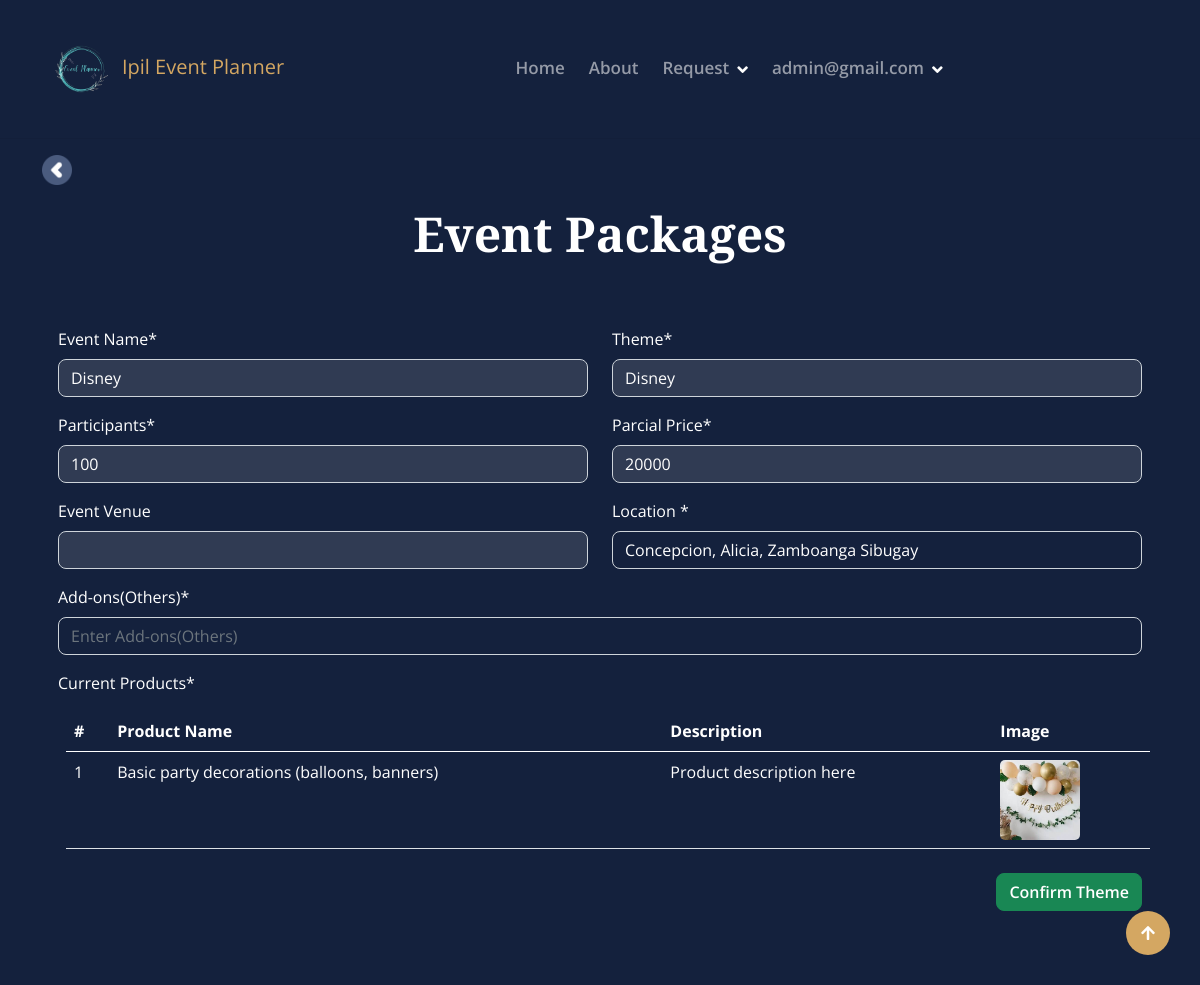
The app's page /client/process_package.php?event_id=12 (signed in) with its own data.
### tables this page shows
CREATE TABLE `events` (
  `event_id` int(11) NOT NULL,
  `organizer_id` int(11) NOT NULL,
  `event_package_name` varchar(255) NOT NULL,
  `event_type` varchar(255) NOT NULL,
  `participants` int(11) NOT NULL,
  `price` int(11) NOT NULL,
  `theme` varchar(255) NOT NULL,
  `theme_photo` varchar(255) NOT NULL,
  `created_at` timestamp NOT NULL DEFAULT current_timestamp(),
  `supplier_venue` int(11) NOT NULL,
  `supplier_location` varchar(255) NOT NULL
);

CREATE TABLE `event_products` (
  `event_product_id` int(11) NOT NULL,
  `event_id` int(11) NOT NULL,
  `product_id` int(11) NOT NULL
);

CREATE TABLE `organizer_products` (
  `orga_products_id` int(11) NOT NULL,
  `organizer_id` int(11) NOT NULL,
  `event_types` int(11) NOT NULL,
  `product_name` varchar(255) NOT NULL,
  `description` varchar(255) NOT NULL,
  `product_photo` varchar(255) NOT NULL,
  `created` datetime NOT NULL DEFAULT current_timestamp()
);

### client/process_package.php (the view, shortened to what this page needs)
<?php
include '../connection/conn.php';
$event_id = $_GET['event_id'];
$sql = "SELECT
            e.supplier_location,
            s.business_name,
            e.supplier_venue,
            e.participants,
            e.price,
            e.theme,
            e.theme_photo,
            ot.event_name,
            e.event_package_name,
            e.event_id
        FROM events AS e
        LEFT JOIN event_types AS ot ON ot.event_type_id = e.event_type
        LEFT JOIN supplier AS s ON s.supplier_id = e.supplier_venue
        WHERE e.event_id = $event_id";
$result = mysqli_query($conn, $sql);
if (mysqli_num_rows($result) > 0) {
    while ($row = mysqli_fetch_assoc($result)) {
        $participants = $row['participants'];
        $price = $row['price'];
        $event_package_name = $row['event_package_name'];
        $event_id = $row['event_id'];
        $theme = $row['theme'];
        $supplier_venue = $row['supplier_venue'];
        $business_name = $row['business_name'];
        $supplier_location = $row['supplier_location'];
    }
} else {
    echo 'No events found.';
}
?>
<!DOCTYPE html>
<html lang="en">
<?php include 'includes/head.php'; ?>
<body>
    <?php include 'includes/topbar.php'; ?>
    <div class="container-fluid blog py-6">
        <div class="container">
            <div style="margin-top: -80px; margin-bottom: 20px;">
                <a href="javascript:history.back()">
                    <img src="back.png" alt="Back Button" width="30px" height="30px">
                </a>
            </div>
            <div class="text-center wow bounceInUp" data-wow-delay="0.1s">
                <div>
                    <h1 class="display-5 mb-5"><?= $_GET['event_name'] ?> Event Packages</h1>
                </div>
            </div>
            <form action="functions/process_package.php" enctype="multipart/form-data" method="post">
                <div class="card-body">
                    <div class="row">
                        <div class="col-sm-12 col-12">
                            <div class="card-border">
                                <div class="card-border-body">
                                    <div class="row">
                                        <div class="col-sm-6 col-12">
                                            <div class="mb-3">
                                                <label class="form-label">Event Name<span
                                                        class="text-red">*</span></label>
                                                <input type="text" class="form-control" name="event_package_name" value="<?=$event_package_name?>  " readonly
                                                    required placeholder="Enter Event Name">
                                            </div>
                                        </div>
                                        <div class="col-sm-6 col-12">
                                            <div class="mb-3">
                                                <label class="form-label">Theme<span class="text-red">*</span></label>
                                                <input type="text" class="form-control" name="theme" value="<?=$theme?>" required readonly
                                                    placeholder="Enter Theme Name">
                                            </div>
                                        </div>
                                        <div class="col-sm-6 col-12">
                                            <div class="mb-3">
                                                <label class="form-label">Participants<span
                                                        class="text-red">*</span></label>
                                                <input type="number" class="form-control" name="participants" required value="<?=$participants?>" readonly
                                                    placeholder="Enter Participants">
                                            </div>
                                        </div>
                                        <div class="col-sm-6 col-12">
                                            <div class="mb-3">
                                                <label class="form-label">Parcial Price<span
                                                        class="text-red">*</span></label>
                                                <input type=" number" class="form-control" name="budget" required value="<?=$price?>" readonly
                                                    placeholder="Enter Price">
                                            </div>
                                        </div>
                                        <?php
                                            $query_products = "SELECT * FROM supplier WHERE supplier_type = 'venue'";
                                            $stmt_products = $conn->prepare($query_products);
                                            $stmt_products->execute();
                                            $products_result = $stmt_products->get_result();
                                            ?>
                                            <div class="col-sm-6 col-12">
                                                <div class="mb-3">
                                                    <label class="form-label">Event Venue</label>
                                                    <div class="input-group">
                                                        <select class="form-control" name="venue" id="venue"
                                                            onchange="updateAddress()">
                                                            <option selected value="<?= $supplier_venue ?>"><?= $business_name ?></option>
                                                            <?php while ($products = $products_result->fetch_assoc()) { ?>
                                                                <option
                                                                    value="<?php echo htmlspecialchars($products['supplier_id']); ?>"
                                                                    data-address="<?php echo htmlspecialchars($products['address']); ?>">
                                                                </option>
                                                            <?php } ?>
                                                        </select>
                                                    </div>
                                                </div>
                                            </div>
                                        <div class="col-sm-6 col-12">
                                            <div class="mb-3">
                                                <label class="form-label">Location <span
                                                        class="text-red">*</span></label>
                                                <input type="text" class="form-control" name="location" id="location" value="<?= $supplier_location ?>"
                                                    required placeholder="Supplier Address">
                                            </div>
                                        </div>
                                        <div class="col-sm-12 col-12">
                                            <div class="mb-3">
                                                <label class="form-label">Add-ons(Others)<span
                                                        class="text-red">*</span></label>
                                                <input type="text" class="form-control" name="add_ons" required
                                                    placeholder="Enter Add-ons(Others)">
                                            </div>
                                        </div>
                                    </div>
                                </div>
                            </div>
                        </div>
                    </div>
                    <?php
                    $products_query = "SELECT ep.event_product_id, ogp.orga_products_id, ogp.product_name, ogp.product_photo
                                    FROM event_products AS ep
                                    INNER JOIN organizer_products AS ogp ON ogp.orga_products_id = ep.product_id
                                    WHERE event_id = ?";
                    $products_stmt = $conn->prepare($products_query);
                    $products_stmt->bind_param("i", $event_id);
                    $products_stmt->execute();
                    $products_result = $products_stmt->get_result();
                    if ($products_result->num_rows > 0) {
                        echo '<label class="form-label">Current Products*</label>';
                        echo '<div class="row">
                                <div class="d-flex m-2 justify-content-center align-items-center">
                                <table class="table">
                                <thead>
                                    <tr>
                                        <th>#</th>
                                        <th>Product Name</th>
                                        <th>Description</th>
                                        <th>Image</th>
                                    </tr>
                                </thead>
                                <tbody>';
                        $count = 1;
                        while ($product_row = $products_result->fetch_assoc()) {
                            $product_names = htmlspecialchars($product_row['product_name']);
                            $product_photos = htmlspecialchars($product_row['product_photo']);
                            echo '<tr>
                                    <td>' . $count . '</td>
                                    <td>' . $product_names . '</td>
                                    <td>Product description here</td>
                                    <td>
                                        <img src="../images/' . $product_photos . '" alt="Product Image" class="product-img">
                                    </td>
                                </tr>';
                            $count++;
                        }
                        echo '   </tbody>
                                </table>
                                </div>
                            </div>';
                    } else {
                        echo '<p class="text-center">No products found for this event.</p>';
                    }
                    ?>
                     <div style="float: right;" >
                    <button type="submit" class="btn btn-success">Confirm Theme</button>
                    </div>
                </div>
        </div>
    </div>
    <a href="#" class="btn btn-md-square btn-primary rounded-circle back-to-top"><i class="fa fa-arrow-up"></i></a>
</body>
</html>

### client/css/style.css (style rules this page uses)
.back-to-top { position: fixed; right: 30px; bottom: 30px; z-index: 99; }
h1, h2, h3, .h1, .h2, .h3 { font-weight: 400 !important; font-family: "Libre Baskerville", serif !important; }
.py-6 { padding-top: 6rem; padding-bottom: 6rem; }
.wow, .animated { animation-duration: 2s !important; }
.btn.btn-primary { border: 0; }
.btn { font-weight: 600; transition: .5s; }
.btn-md-square { width: 44px; height: 44px; }
.btn-square, .btn-sm-square, .btn-md-square, .btn-lg-square { padding: 0; display: flex; align-items: center; justify-content: center; font-weight: normal; }

### client/process_package.php (style rules this page uses)
.product-img { width: 80px; height: 80px; object-fit: cover; border-radius: 5px; }

### client/includes/topbar.php (style rules this page uses)
h1, h2, h3, .h1, .h2, .h3 { font-family: "Libre Baskerville", serif !important; font-weight: 700 !important; font-style: normal; color: #ffffff !important; }
.container-fluid { background-color: #14213d !important; }
.form-control { display: block; width: 100%; padding: .375rem .75rem; font-size: 1rem; font-weight: 400; line-height: 1.5; color: #ffffff; background-color: #14213d; background-clip: padding-box; border: 1px solid #ced4da; -webkit-appearance: none; -moz-appearance: none; appearance: none; border-radius: 8px; transition: border-color .15s ease-in-out, box-shadow .15s ease-in-out; }
*, *::before, *::after { box-sizing: border-box; color: #ffffff; }
.form-control:disabled, .form-control:read-only { background-color: #303b53; opacity: 1; }

### records on screen
events: event_package_name "Disney", theme "Disney", participants "100", budget "20000", location "Concepcion, Alicia, Zamboanga Sibugay"
event_products: product.product_name "Basic party decorations (balloons, banners)", product.product_photo (picture)

### other values on screen
$_SESSION['email'] "admin@gmail.com"
